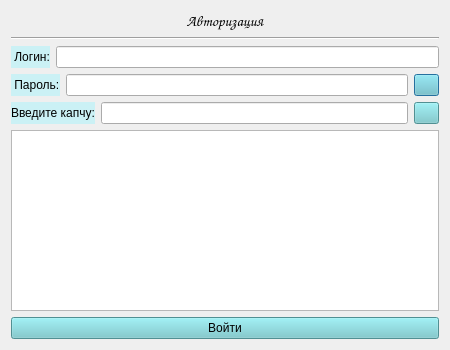
<?xml version="1.0" encoding="UTF-8"?>
<ui version="4.0">
 <class>Dialog</class>
 <widget class="QDialog" name="Dialog">
  <property name="geometry">
   <rect>
    <x>0</x>
    <y>0</y>
    <width>450</width>
    <height>350</height>
   </rect>
  </property>
  <property name="sizePolicy">
   <sizepolicy hsizetype="Fixed" vsizetype="Fixed">
    <horstretch>0</horstretch>
    <verstretch>0</verstretch>
   </sizepolicy>
  </property>
  <property name="maximumSize">
   <size>
    <width>450</width>
    <height>350</height>
   </size>
  </property>
  <property name="windowTitle">
   <string>Dialog</string>
  </property>
  <layout class="QVBoxLayout" name="verticalLayout_2">
   <item>
    <layout class="QVBoxLayout" name="verticalLayout" stretch="1,0,1,1,0,0,10,1">
     <item>
      <widget class="QLabel" name="label">
       <property name="font">
        <font>
         <family>Comic Sans MS</family>
         <pointsize>11</pointsize>
         <weight>50</weight>
         <italic>false</italic>
         <bold>false</bold>
        </font>
       </property>
       <property name="styleSheet">
        <string notr="true">font: 11pt &quot;Comic Sans MS&quot;;</string>
       </property>
       <property name="text">
        <string>Авторизация</string>
       </property>
       <property name="alignment">
        <set>Qt::AlignCenter</set>
       </property>
      </widget>
     </item>
     <item>
      <widget class="Line" name="line">
       <property name="orientation">
        <enum>Qt::Horizontal</enum>
       </property>
      </widget>
     </item>
     <item>
      <layout class="QHBoxLayout" name="horizontalLayout">
       <item>
        <widget class="QLabel" name="label_2">
         <property name="styleSheet">
          <string notr="true">background-color: rgb(203,241,245);
font: 9pt &quot;Andale Mono&quot;;</string>
         </property>
         <property name="text">
          <string> Логин:</string>
         </property>
        </widget>
       </item>
       <item>
        <widget class="QLineEdit" name="edit_login"/>
       </item>
      </layout>
     </item>
     <item>
      <layout class="QHBoxLayout" name="horizontalLayout_2">
       <item>
        <widget class="QLabel" name="label_3">
         <property name="styleSheet">
          <string notr="true">background-color: rgb(203,241,245);
font: 9pt &quot;Andale Mono&quot;;</string>
         </property>
         <property name="text">
          <string> Пароль:</string>
         </property>
        </widget>
       </item>
       <item>
        <widget class="QLineEdit" name="edit_password">
         <property name="inputMethodHints">
          <set>Qt::ImhHiddenText|Qt::ImhNoAutoUppercase|Qt::ImhNoPredictiveText|Qt::ImhSensitiveData</set>
         </property>
         <property name="echoMode">
          <enum>QLineEdit::Password</enum>
         </property>
        </widget>
       </item>
       <item>
        <widget class="QPushButton" name="btn_hide_password">
         <property name="maximumSize">
          <size>
           <width>25</width>
           <height>25</height>
          </size>
         </property>
         <property name="cursor">
          <cursorShape>PointingHandCursor</cursorShape>
         </property>
         <property name="styleSheet">
          <string notr="true">background-color: rgb(113,201,206);
font: 9pt &quot;Andale Mono&quot;;</string>
         </property>
         <property name="text">
          <string/>
         </property>
         <property name="icon">
          <iconset>
           <normaloff>img/eye.png</normaloff>img/eye.png</iconset>
         </property>
        </widget>
       </item>
      </layout>
     </item>
     <item>
      <layout class="QHBoxLayout" name="horizontalLayout_4">
       <item>
        <widget class="QLabel" name="label_4">
         <property name="styleSheet">
          <string notr="true">background-color: rgb(203,241,245);
font: 9pt &quot;Andale Mono&quot;;</string>
         </property>
         <property name="text">
          <string>Введите капчу:</string>
         </property>
        </widget>
       </item>
       <item>
        <widget class="QLineEdit" name="edit_captcha"/>
       </item>
       <item>
        <widget class="QPushButton" name="btn_new_captcha">
         <property name="maximumSize">
          <size>
           <width>25</width>
           <height>25</height>
          </size>
         </property>
         <property name="cursor">
          <cursorShape>PointingHandCursor</cursorShape>
         </property>
         <property name="styleSheet">
          <string notr="true">background-color: rgb(113,201,206);
font: 9pt &quot;Andale Mono&quot;;</string>
         </property>
         <property name="text">
          <string/>
         </property>
         <property name="icon">
          <iconset>
           <normaloff>img/new.png</normaloff>img/new.png</iconset>
         </property>
        </widget>
       </item>
      </layout>
     </item>
     <item>
      <widget class="QGraphicsView" name="draw_captcha"/>
     </item>
     <item>
      <spacer name="verticalSpacer">
       <property name="orientation">
        <enum>Qt::Vertical</enum>
       </property>
       <property name="sizeHint" stdset="0">
        <size>
         <width>20</width>
         <height>40</height>
        </size>
       </property>
      </spacer>
     </item>
     <item>
      <widget class="QPushButton" name="btn_enter">
       <property name="cursor">
        <cursorShape>PointingHandCursor</cursorShape>
       </property>
       <property name="styleSheet">
        <string notr="true">background-color: rgb(113,201,206);
font: 9pt &quot;Andale Mono&quot;;</string>
       </property>
       <property name="text">
        <string>Войти</string>
       </property>
      </widget>
     </item>
    </layout>
   </item>
  </layout>
 </widget>
 <resources/>
 <connections/>
</ui>
